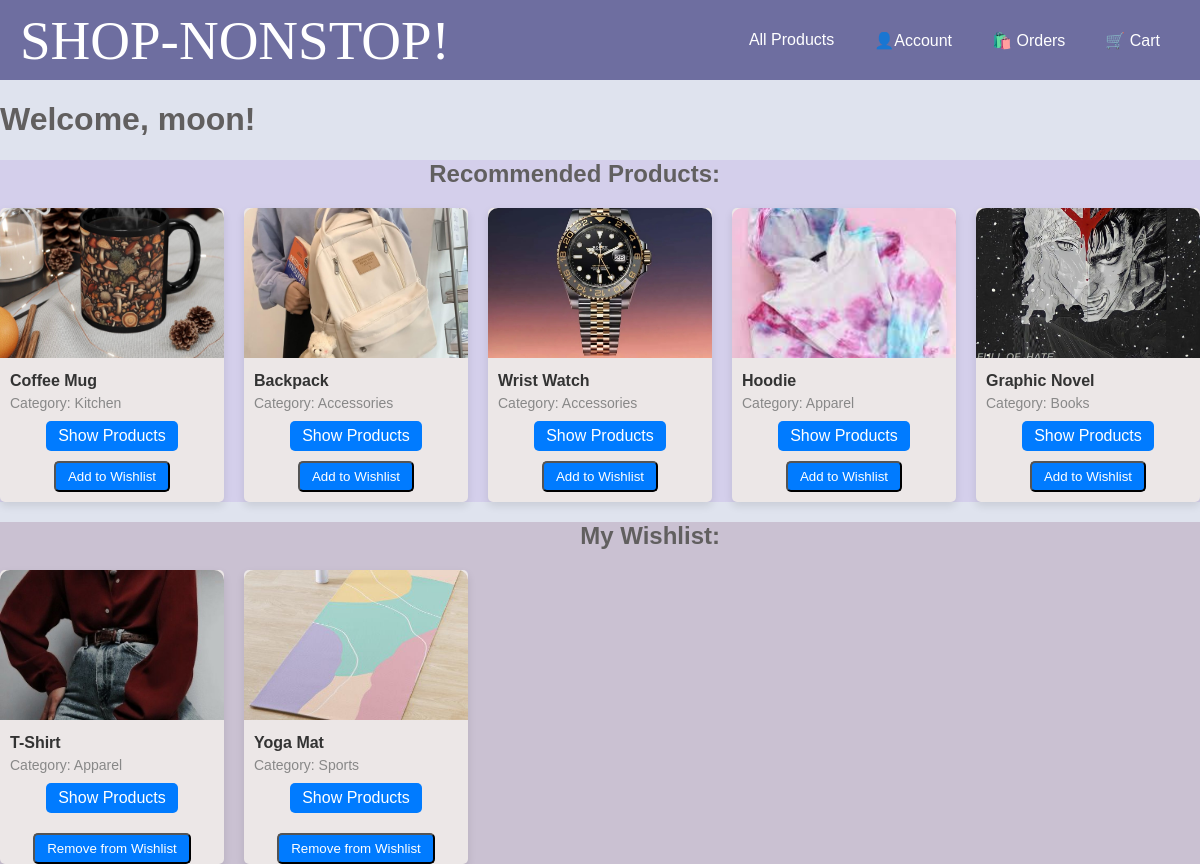
The page /dashboard (signed in) on the database its author committed.
### app/models.py (models this page shows, shortened)
class User(db.Model):
    id = db.Column(db.Integer, primary_key=True)
    username = db.Column(db.String(80), unique=True, nullable=False)
    email = db.Column(db.String(120), unique=True, nullable=False)
    password = db.Column(db.String(80), nullable=False)

class Items(db.Model):
    __tablename__ = 'item'
    Item_ID = db.Column(db.String(80),unique=True, primary_key=True)
    sku = db.Column(db.String(80), unique=True, nullable=False)
    name = db.Column(db.String(120), unique=True, nullable=False)
    price = db.Column(db.Integer, nullable=False)
    item_desc = db.Column(db.String(255), nullable=False)
    category = db.Column(db.String(255), nullable=False)
    stock = db.Column(db.Integer, nullable=False)
    item_star = db.Column(db.Integer, nullable=False)
    itme_sizes = db.Column(db.String(120),  nullable=True)
    color = db.Column(db.String(120), nullable=False)
    pic = db.Column(db.Text)

### app/routes.py (the view)
@app.route('/dashboard')
def dashboard():
    username = session.get('username')
    if username:
        user = User.query.filter_by(username=username).first()
        preferences = UserPreference.query.filter_by(user_id=user.id).all()
        categories = [preference.category for preference in preferences]
        recommended_products = Items.query.filter(Items.category.in_(categories)).order_by(Items.item_star.desc()).limit(5).all()
        wishlist_items = Wishlist.query.filter_by(user_id=user.id).all()
        item_ids = [item.item_id for item in wishlist_items]
        wishlist_products = Items.query.filter(Items.Item_ID.in_(item_ids)).all()
        order_history = Order.query.filter_by(user_id=user.id).all()
        grouped_order_history = group_orders_by_date(order_history)
        return render_template('dashboard.html', username=username, grouped_order_history=grouped_order_history,
                               recommended_products=recommended_products, wishlist_products=wishlist_products,
                               order_history=order_history)
    else:
        return redirect(url_for('login'))

### app/routes.py (called while the page is built)
def group_orders_by_date(order_history):
    sorted_orders = sorted(order_history, key=lambda x: x.date_created)
    grouped_orders = {key: list(group) for key, group in groupby(sorted_orders, key=lambda x: x.date_created.date())}
    return grouped_orders

### app/templates/dashboard.html (shortened to what this page needs)
{% extends 'base.html' %}
{% block content %}
<div class="content">
    <div class="welcome-message">
        <h1>Welcome, {{ username }}!</h1>
        <div class="recommended-products-container">
            <h2>Recommended Products:</h2>
            <div class="products">
                {% for product in recommended_products %}
                    <div class="product">
                        <img src="{{ product.pic }}" alt="Product Image" class="product-image">
                        <div class="product-details">
                            <h4>{{ product.name }}</h4>
                            <p>Category: {{ product.category }}</p>
                            <div class="product-button">
                                <a href="/product/{{ product.Item_ID }}">Show Products</a>
                            </div>
                            <div class="product-button">
                                <form action="{{ url_for('add_to_wishlist') }}" method="POST">
                                    <button type="submit">Add to Wishlist</button>
                                </form>
                            </div>
                        </div>
                    </div>
                {% endfor %}
            </div>
        </div>
        <div class="wishlist-container">
            <h2>My Wishlist:</h2>
            <div class="products">
                {% for item in wishlist_products %}
                    <div class="product">
                        <img src="{{ item.pic }}" alt="Product Image" class="product-image">
                        <div class="product-details">
                            <h4>{{ item.name }}</h4>
                            <p>Category: {{ item.category }}</p>
                            <div class="product-button">
                                <a href="/product/{{ item.Item_ID }}">Show Products</a>
                            </div>
                        </div>
                        <div class="product-button">
                            <form action="{{ url_for('remove_from_wishlist', item_id=item.Item_ID) }}" method="POST">
                                <button type="submit">Remove from Wishlist</button>
                            </form>
                        </div>
                    </div>
                {% endfor %}
            </div>
        </div>
    </div>
</div>
{% endblock %}

### app/templates/base.html (shortened to what this page needs)
<!DOCTYPE html>
<html lang="en">
<head>
</head>
<body>
    <div class="navbar">
        <div class="icons">
            <a href="/" class="website-name">SHOP-NONSTOP!</a>
        </div>
        <div class="icons">
            <a href="/show_products">All Products</a>
            <div class="dropdown">
                <a href="dashboard">👤Account</a>
            </div>
            <div class="dropdown">
                <a href="#"> 🛍️ Orders</a>
            </div>
            <a href="/cart">🛒 Cart</a>
        </div>
    </div>
    <div class="content">
        {% block content %}{% endblock %}
    </div>
</body>
</html>

### app/templates/base.html (style rules this page uses)
body { margin: 0; font-family: Font1,Arial, sans-serif; background-color: #dfe3ee; color: #615f5f; }
.navbar { display: flex; justify-content: space-between; align-items: center; background-color: #6e6ea0; color: white; padding: 10px; height: 60px; position: relative; }
.navbar a, .dropdown-content a { color: white; text-decoration: none; padding: 10px; }
.dropdown { position: relative; display: inline-block; }
.icons { display: flex; align-items: center; }
.icons a { margin-right: 20px; position: relative; }
h2 { display: flex; justify-content: flex-end; max-width: 60%; }
.website-name { font-family: myFont; font-size: 55px; }

### app/templates/dashboard.html (style rules this page uses)
.recommended-products-container { background-color: #d4cfeb; }
.wishlist-container { background-color: #cac1d2; }
.products { display: grid; grid-template-columns: repeat(auto-fill, minmax(200px, 1fr)); gap: 20px; margin-top: 20px; }
.product { background-color: #ece7e7; border-radius: 5px; box-shadow: 0 4px 8px rgba(0, 0, 0, 0.1); overflow: hidden; transition: transform 0.3s ease; }
.product-details { padding: 10px; }
.product-details h4 { margin: 0; font-size: 16px; color: #333; }
.product-details p { margin: 5px 0; font-size: 14px; color: #888; }
.product-image { width: 100%; height: 150px; object-fit: cover; border-radius: 10px 10px 0 0; }
.product-button { display: flex; justify-content: center; margin-top: 10px; }
.product-button a, .product-button button { padding: 6px 12px; background-color: #007bff; color: #fff; text-decoration: none; border-radius: 5px; transition: background-color 0.3s ease; cursor: pointer; }

### rows shown on the page
User: username "moon"
Items: shows a picture, name "Coffee Mug", category "Kitchen"
Items: shows a picture, name "Backpack", category "Accessories"
Items: shows a picture, name "Wrist Watch", category "Accessories"
Items: shows a picture, name "Hoodie", category "Apparel"
Items: shows a picture, name "Graphic Novel", category "Books"
Items: shows a picture, name "T-Shirt", category "Apparel"
Items: shows a picture, name "Yoga Mat", category "Sports"
